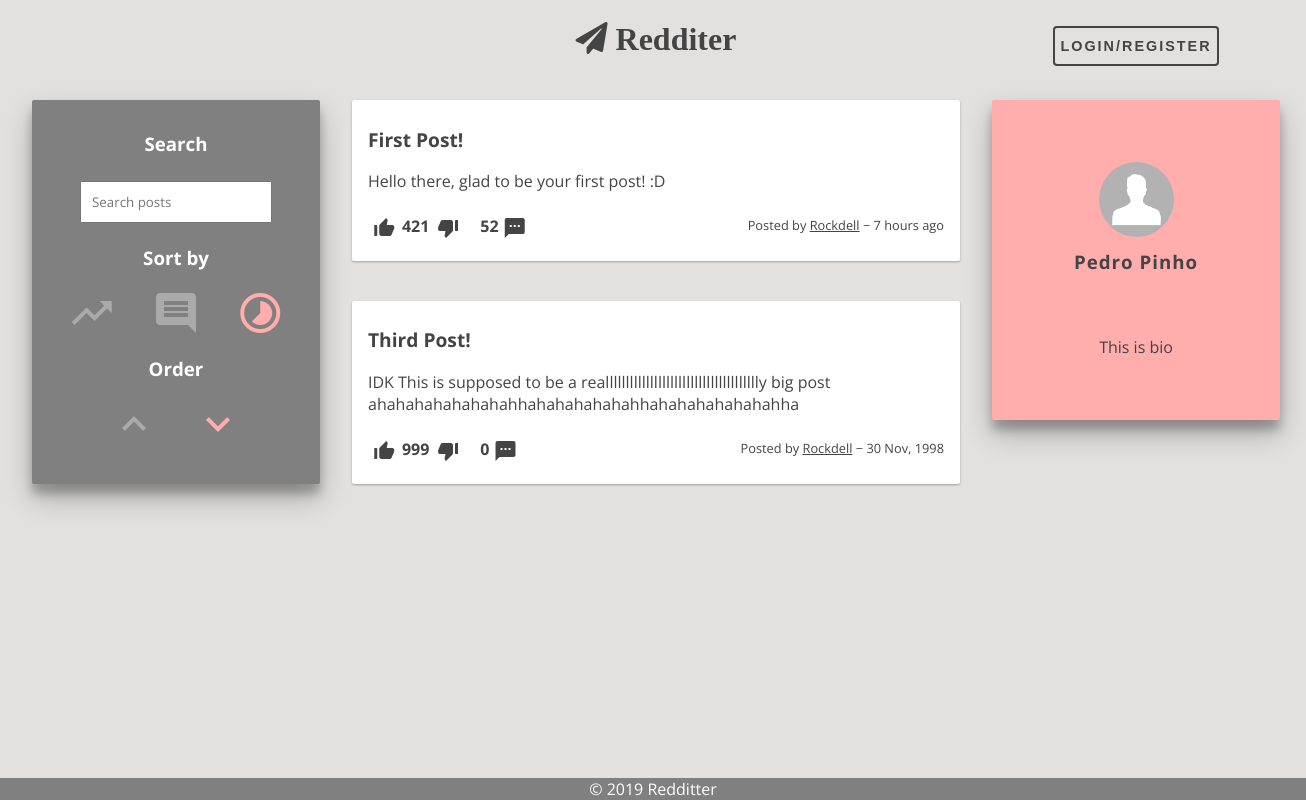
Page /pages/profile.php?user=Rockdell on the committed database.
### tables this page shows
CREATE TABLE Post (
    postID INTEGER PRIMARY KEY AUTOINCREMENT,
    userID VARCHAR REFERENCES User ON DELETE CASCADE,
    title VARCHAR NOT NULL,
    content VARCHAR NOT NULL,
    postDate DATE NOT NULL DEFAULT (strftime('%s', 'now')),
    points INTEGER DEFAULT 0
);

CREATE TABLE User (
    userID VARCHAR PRIMARY KEY,
    username VARCHAR NOT NULL,
    pass VARCHAR NOT NULL,
    mail VARCHAR NOT NULL UNIQUE,
    bio VARCHAR
);

### includes/session.php (called while the page is built, shortened)
<?php
    function isLoggedIn() {
        if (isset($_SESSION["userID"]) && $_SESSION["userID"] !== "")
            return true;
        else
            return false;
    }
?>

### database/post.php (called while the page is built, shortened)
<?php
function getPostByUser($userID) {
	global $dbh;
	try {
		$stmt = $dbh->prepare("SELECT P.*, IFNULL(PC.count, 0) AS nrComments FROM Post P LEFT JOIN (SELECT postID, count(commentID) AS count FROM PostComment GROUP BY postID) AS PC ON P.postID = PC.postID WHERE P.userID = ? ORDER BY P.postDate DESC");
		$stmt->execute(array($userID));
		return $stmt->fetchAll();
	} catch(PDOException $e) {
		echo $e->getMessage();
		return null;
	}
}
function getNumberComments($postID) {
	global $dbh;
	try {
		$stmt = $dbh->prepare("SELECT count(*) as nrComments FROM PostComment Where postID = ?");
		$stmt->execute(array($postID));
		return $stmt->fetch();
	} catch(PDOException $e) {
		echo $e->getMessage();
		return null;
	}
}
?>

### database/utils.php (called while the page is built, shortened)
<?php
    function time_ago($time) {
        $out    = '';
        $now    = time();
        $diff   = $now - $time;
        if( $diff < 60 )
            return TIMEBEFORE_NOW;
        elseif( $diff < 3600 )
            return str_replace( '{num}', ( $out = round( $diff / 60 ) ), $out == 1 ? TIMEBEFORE_MINUTE : TIMEBEFORE_MINUTES );
        elseif( $diff < 3600 * 24 )
            return str_replace( '{num}', ( $out = round( $diff / 3600 ) ), $out == 1 ? TIMEBEFORE_HOUR : TIMEBEFORE_HOURS );
        elseif( $diff < 3600 * 24 * 2 )
            return TIMEBEFORE_YESTERDAY;
        else
            return strftime( date( 'Y', $time ) == date( 'Y' ) ? TIMEBEFORE_FORMAT : TIMEBEFORE_FORMAT_YEAR, $time );
    }
    function display_points($points) {
        if(abs($points) < 1000)
            return $points;
    }
?>

### database/user.php (called while the page is built, shortened)
<?php
function getUserById($userID) {
	global $dbh;
	try {
		$stmt = $dbh->prepare("SELECT *	FROM User WHERE userID = ?");
		$stmt->execute(array($userID));
		return $stmt->fetch();
	} catch(PDOException $e) {
		echo $e->getMessage();
		return null;
	}
}
?>

### templates/components/post.php (the view, shortened to what this page needs)
<?php
    require_once($BASE_DIR."/database/utils.php");
    require_once($BASE_DIR."/database/user.php");
?>
<article class="post container" data-id="<?=$post["postID"]?>">
    <section id="post-title">
        <a href="/pages/post.php?id=<?=$post["postID"]?>"><h1><?=$post["title"]?></h1></a>
    </section>
    <section id="post-content">
        <?php if ($post["content"] === "") { ?>
            <div id="post-image">
                <img class="post-picture" src=<?=str_replace($BASE_DIR, "", glob($BASE_DIR."/img/posts/".sha1($post["postID"]).".{png,jpeg,jpg,gif}", GLOB_BRACE)[0])?>>
            </div>
        <?php } else { ?>
            <div id="post-story">
                <p><?=nl2br($post["content"])?></p>
            </div>
        <?php } ?>
    </section>
    <section id="post-info">
        <label>
            <i id="staticUp" class="material-icons">thumb_up_alt</i>
        </label>
        <p id="dp"><?=display_points($post["points"])?></p>
        <label>
            <i id="staticDown" class="material-icons">thumb_down_alt</i>
        </label>
        <p id="nrComments"><?=getNumberComments($post["postID"])["nrComments"]?></p>
        <a id="nrCommentsLink" href="/pages/post.php?id=<?=$post["postID"]?>">
            <i class="material-icons">textsms</i>
        </a>
        <div id="postByTimeAgo">
            <p id="postBy">
                Posted by
                <a id="postByLink" href="/pages/profile.php?user=<?=$post["userID"]?>"><?=$post["userID"]?></a>
                &minus;
                <?=time_ago($post["postDate"])?>
            </p>
        </div>
    </section>
</article>

### templates/common/header.php (shortened to what this page needs)
<!DOCTYPE html>
<html>
    <head>
        <link href="/css/style.css" rel="stylesheet">
        <link rel="stylesheet" href="https://use.fontawesome.com/releases/v5.5.0/css/all.css">
    </head>
    <body>
        <header>
            <a href="/pages/feed.php" class="logo"><i class="fas fa-paper-plane">  Redditer</i></a>
            <?php include_once($BASE_DIR."/templates/components/user-bar.php"); ?>
        </header>

### templates/components/user-bar.php
<aside id="user-bar">
    <?php if (isLoggedIn()) { ?>
        <a href="/pages/profile.php?user=<?=$_SESSION["userID"]?>">
            <span><?=$_SESSION["userID"]?></span>
            <img class="miniature-profile-picture" src=
            <?php
                $image = glob($BASE_DIR."/img/users/".sha1($_SESSION["userID"]).".{png,jpeg,jpg,gif}", GLOB_BRACE);
                echo (!empty($image) ? str_replace($BASE_DIR, "", $image[0]) : "/img/users/unknown.png");
            ?>>
        </a>
    <?php } else { ?>
        <button id="sign-btn" class="fill open-btn">Login/Register</button>
    <?php } ?>
</aside>

### pages/profile.php (shortened to what this page needs)
<?php
    require_once("../includes/init.php");
    require_once($BASE_DIR."/database/user.php");
    require_once($BASE_DIR."/database/post.php");
    $user =  getUserById($_GET["user"]);
    $posts = getPostByUser($_GET["user"]);
    include_once($BASE_DIR."/actions/sortPosts.php");
    include_once($BASE_DIR."/templates/common/header.php");
?>
<div id="profile-page" class="page">
    <?php
        include_once($BASE_DIR."/templates/components/search-bar.php");
        include_once($BASE_DIR."/templates/components/list-posts.php");
        include_once($BASE_DIR."/templates/components/profile-bar.php");
    ?>
</div>
<?php include_once($BASE_DIR."/templates/common/footer.php") ?>

### templates/components/search-bar.php (shortened to what this page needs)
<aside id="search-bar" class="container">
    <section>
        <h1>Search</h1>
        <input type="search" placeholder="Search posts"/>
    </section>
    <section>
        <h1>Sort by</h1>
        <ul>
            <li>
                <label for="points"><i class="material-icons">trending_up</i></label>
            </li>
            <li>
                <label for="comments"><i class="material-icons">comment</i></label>
            </li>
            <li>
                <label for="date"><i class="material-icons">timelapse</i></label>
            </li>
        </ul>
    </section>
    <section>
        <h1>Order</h1>
        <ul>
            <li>
                <label for="asc"><i class="material-icons">expand_less</i></label>
            </li>
            <li>
                <label for="desc"><i class="material-icons">expand_more</i></label>
            </li>
        </ul>
    </section>
</aside>

### templates/components/list-posts.php (shortened to what this page needs)
<section id="list-posts">
    <?php
        if (empty($posts)) { ?>
            <h1>No posts to show</h1>
        <?php } else { ?>
        <?php
            foreach($posts as $post) {
                include($BASE_DIR."/templates/components/post.php");
            }
        }
    ?>
</section>

### templates/components/profile-bar.php (shortened to what this page needs)
<aside id="profile-bar" class="container">
    <section id="user-info">
        <img class="profile-picture" src=
        <?php
            $image = glob($BASE_DIR."/img/users/".sha1($user["userID"]).".{png,jpeg,jpg,gif}", GLOB_BRACE);
            echo (!empty($image) ? str_replace($BASE_DIR, "", $image[0]) : "/img/users/unknown.png");
        ?>>
        <h1><?=$user["username"]?></h1>
    </section>
    <section id="user-bio">
        <?php if (strcmp($user["bio"], "")) { ?>
            <p><?=nl2br($user["bio"])?></p>
        <?php } else { ?>
            <p>Nothing to show</p>
        <?php } ?>
    </section>
</aside>

### templates/common/footer.php
        <footer>
            &copy; 2019 Redditter
        </footer>
    </body>
</html>

### rows in the picture
post: title "First Post!", content "Hello there, glad to be your first post! :D", points "421", nrComments "52", userID "Rockdell", postDate "7 hours ago"
post: title "Third Post!", content "IDK This is supposed to be a realllllllllllllllllllllllllllllllllllllly big post ahahahahahahahahhahahahahahahhahahahahahahahha", points "999", nrComments "0", userID "Rockdell", postDate "30 Nov, 1998"
user: username "Pedro Pinho", bio "This is bio"
